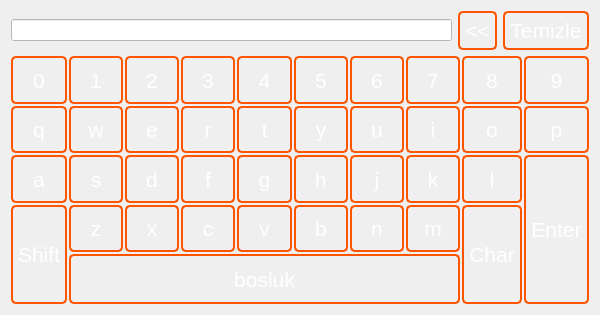
<?xml version="1.0" encoding="UTF-8"?>
<ui version="4.0">
 <class>Keyboard</class>
 <widget class="QWidget" name="Keyboard">
  <property name="windowModality">
   <enum>Qt::NonModal</enum>
  </property>
  <property name="geometry">
   <rect>
    <x>0</x>
    <y>0</y>
    <width>600</width>
    <height>315</height>
   </rect>
  </property>
  <property name="sizePolicy">
   <sizepolicy hsizetype="Preferred" vsizetype="Preferred">
    <horstretch>0</horstretch>
    <verstretch>0</verstretch>
   </sizepolicy>
  </property>
  <property name="windowTitle">
   <string notr="true">Keyboard</string>
  </property>
  <property name="styleSheet">
   <string notr="true">
QPushButton {
color: rgb(255, 255, 255);
font-family: &quot;Gill Sans MT&quot;;
font-size: 21px;
border: 2px solid rgb(255, 85, 0);
/*border: 2px solid rgb(0, 115, 255);*/
border-radius: 5px;
padding: 5px;
background: qradialgradient(cx: 0.3, cy: -0.6,
fx: 0.3, fy: -0.4,
radius: 1.35, stop: 0 rgb(0, 0, 0), stop: 1 rgb(30, 30, 30));
min-width: 10px;
}
QPushButton:hover {
background: qradialgradient(cx: 0.3, cy: -0.4,
fx: 0.3, fy: -0.4,
radius: 1.35, stop: 0 rgb(80, 80, 80), stop: 1 rgb(50, 50, 50));
}
QPushButton:pressed {
background: qradialgradient(cx: 0.4, cy: -0.1,
fx: 0.4, fy: -0.1,
radius: 1.35, stop: 0 #65BAAB, stop: 1 #ddd);
}
QPushButton:disabled {
color: #888;
border: 2px solid rgb(189, 189, 189);
background: qradialgradient(cx: 0.4, cy: -0.1,
fx: 0.4, fy: -0.1,
radius: 1.35, stop: 0 rgb(104, 104, 104), stop: 1 rgb(104, 104,104));
}</string>
  </property>
  <layout class="QVBoxLayout" name="verticalLayout">
   <item>
    <layout class="QHBoxLayout" name="horizontalLayout">
     <item>
      <widget class="QLineEdit" name="lineEdit">
       <property name="styleSheet">
        <string notr="true">color: rgb(0, 0, 0);
background-color: rgb(255, 255, 255);</string>
       </property>
      </widget>
     </item>
     <item>
      <widget class="QPushButton" name="backButton">
       <property name="text">
        <string>&lt;&lt;</string>
       </property>
      </widget>
     </item>
     <item>
      <widget class="QPushButton" name="clear">
       <property name="text">
        <string>Temizle</string>
       </property>
      </widget>
     </item>
    </layout>
   </item>
   <item>
    <layout class="QGridLayout" name="gridLayout">
     <property name="spacing">
      <number>2</number>
     </property>
     <item row="1" column="0">
      <widget class="QPushButton" name="Buttonq">
       <property name="sizePolicy">
        <sizepolicy hsizetype="Expanding" vsizetype="Expanding">
         <horstretch>0</horstretch>
         <verstretch>0</verstretch>
        </sizepolicy>
       </property>
       <property name="minimumSize">
        <size>
         <width>24</width>
         <height>0</height>
        </size>
       </property>
       <property name="text">
        <string>q</string>
       </property>
      </widget>
     </item>
     <item row="1" column="1">
      <widget class="QPushButton" name="Buttonw">
       <property name="sizePolicy">
        <sizepolicy hsizetype="Expanding" vsizetype="Expanding">
         <horstretch>0</horstretch>
         <verstretch>0</verstretch>
        </sizepolicy>
       </property>
       <property name="minimumSize">
        <size>
         <width>24</width>
         <height>0</height>
        </size>
       </property>
       <property name="text">
        <string>w</string>
       </property>
      </widget>
     </item>
     <item row="1" column="2">
      <widget class="QPushButton" name="Buttone">
       <property name="sizePolicy">
        <sizepolicy hsizetype="Expanding" vsizetype="Expanding">
         <horstretch>0</horstretch>
         <verstretch>0</verstretch>
        </sizepolicy>
       </property>
       <property name="minimumSize">
        <size>
         <width>24</width>
         <height>0</height>
        </size>
       </property>
       <property name="text">
        <string>e</string>
       </property>
      </widget>
     </item>
     <item row="1" column="3">
      <widget class="QPushButton" name="Buttonr">
       <property name="sizePolicy">
        <sizepolicy hsizetype="Expanding" vsizetype="Expanding">
         <horstretch>0</horstretch>
         <verstretch>0</verstretch>
        </sizepolicy>
       </property>
       <property name="minimumSize">
        <size>
         <width>24</width>
         <height>0</height>
        </size>
       </property>
       <property name="text">
        <string>r</string>
       </property>
      </widget>
     </item>
     <item row="1" column="4">
      <widget class="QPushButton" name="Buttont">
       <property name="sizePolicy">
        <sizepolicy hsizetype="Expanding" vsizetype="Expanding">
         <horstretch>0</horstretch>
         <verstretch>0</verstretch>
        </sizepolicy>
       </property>
       <property name="minimumSize">
        <size>
         <width>24</width>
         <height>0</height>
        </size>
       </property>
       <property name="text">
        <string>t</string>
       </property>
      </widget>
     </item>
     <item row="1" column="5">
      <widget class="QPushButton" name="Buttony">
       <property name="sizePolicy">
        <sizepolicy hsizetype="Expanding" vsizetype="Expanding">
         <horstretch>0</horstretch>
         <verstretch>0</verstretch>
        </sizepolicy>
       </property>
       <property name="minimumSize">
        <size>
         <width>24</width>
         <height>0</height>
        </size>
       </property>
       <property name="text">
        <string>y</string>
       </property>
      </widget>
     </item>
     <item row="1" column="6">
      <widget class="QPushButton" name="Buttonu">
       <property name="sizePolicy">
        <sizepolicy hsizetype="Expanding" vsizetype="Expanding">
         <horstretch>0</horstretch>
         <verstretch>0</verstretch>
        </sizepolicy>
       </property>
       <property name="minimumSize">
        <size>
         <width>24</width>
         <height>0</height>
        </size>
       </property>
       <property name="text">
        <string>u</string>
       </property>
      </widget>
     </item>
     <item row="1" column="7">
      <widget class="QPushButton" name="Buttoni">
       <property name="sizePolicy">
        <sizepolicy hsizetype="Expanding" vsizetype="Expanding">
         <horstretch>0</horstretch>
         <verstretch>0</verstretch>
        </sizepolicy>
       </property>
       <property name="minimumSize">
        <size>
         <width>24</width>
         <height>0</height>
        </size>
       </property>
       <property name="text">
        <string>i</string>
       </property>
      </widget>
     </item>
     <item row="1" column="8">
      <widget class="QPushButton" name="Buttono">
       <property name="sizePolicy">
        <sizepolicy hsizetype="Expanding" vsizetype="Expanding">
         <horstretch>0</horstretch>
         <verstretch>0</verstretch>
        </sizepolicy>
       </property>
       <property name="minimumSize">
        <size>
         <width>24</width>
         <height>0</height>
        </size>
       </property>
       <property name="text">
        <string>o</string>
       </property>
      </widget>
     </item>
     <item row="3" column="1">
      <widget class="QPushButton" name="Buttons">
       <property name="sizePolicy">
        <sizepolicy hsizetype="Expanding" vsizetype="Expanding">
         <horstretch>0</horstretch>
         <verstretch>0</verstretch>
        </sizepolicy>
       </property>
       <property name="minimumSize">
        <size>
         <width>24</width>
         <height>0</height>
        </size>
       </property>
       <property name="text">
        <string>s</string>
       </property>
      </widget>
     </item>
     <item row="3" column="2">
      <widget class="QPushButton" name="Buttond">
       <property name="sizePolicy">
        <sizepolicy hsizetype="Expanding" vsizetype="Expanding">
         <horstretch>0</horstretch>
         <verstretch>0</verstretch>
        </sizepolicy>
       </property>
       <property name="minimumSize">
        <size>
         <width>24</width>
         <height>0</height>
        </size>
       </property>
       <property name="text">
        <string>d</string>
       </property>
      </widget>
     </item>
     <item row="3" column="3">
      <widget class="QPushButton" name="Buttonf">
       <property name="sizePolicy">
        <sizepolicy hsizetype="Expanding" vsizetype="Expanding">
         <horstretch>0</horstretch>
         <verstretch>0</verstretch>
        </sizepolicy>
       </property>
       <property name="minimumSize">
        <size>
         <width>24</width>
         <height>0</height>
        </size>
       </property>
       <property name="text">
        <string>f</string>
       </property>
      </widget>
     </item>
     <item row="3" column="4">
      <widget class="QPushButton" name="Buttong">
       <property name="sizePolicy">
        <sizepolicy hsizetype="Expanding" vsizetype="Expanding">
         <horstretch>0</horstretch>
         <verstretch>0</verstretch>
        </sizepolicy>
       </property>
       <property name="minimumSize">
        <size>
         <width>24</width>
         <height>0</height>
        </size>
       </property>
       <property name="text">
        <string>g</string>
       </property>
      </widget>
     </item>
     <item row="3" column="5">
      <widget class="QPushButton" name="Buttonh">
       <property name="sizePolicy">
        <sizepolicy hsizetype="Expanding" vsizetype="Expanding">
         <horstretch>0</horstretch>
         <verstretch>0</verstretch>
        </sizepolicy>
       </property>
       <property name="minimumSize">
        <size>
         <width>24</width>
         <height>0</height>
        </size>
       </property>
       <property name="text">
        <string>h</string>
       </property>
      </widget>
     </item>
     <item row="3" column="6">
      <widget class="QPushButton" name="Buttonj">
       <property name="sizePolicy">
        <sizepolicy hsizetype="Expanding" vsizetype="Expanding">
         <horstretch>0</horstretch>
         <verstretch>0</verstretch>
        </sizepolicy>
       </property>
       <property name="minimumSize">
        <size>
         <width>24</width>
         <height>0</height>
        </size>
       </property>
       <property name="text">
        <string>j</string>
       </property>
      </widget>
     </item>
     <item row="3" column="8">
      <widget class="QPushButton" name="Buttonl">
       <property name="sizePolicy">
        <sizepolicy hsizetype="Expanding" vsizetype="Expanding">
         <horstretch>0</horstretch>
         <verstretch>0</verstretch>
        </sizepolicy>
       </property>
       <property name="minimumSize">
        <size>
         <width>24</width>
         <height>0</height>
        </size>
       </property>
       <property name="text">
        <string>l</string>
       </property>
      </widget>
     </item>
     <item row="4" column="1">
      <widget class="QPushButton" name="Buttonz">
       <property name="sizePolicy">
        <sizepolicy hsizetype="Expanding" vsizetype="Expanding">
         <horstretch>0</horstretch>
         <verstretch>0</verstretch>
        </sizepolicy>
       </property>
       <property name="minimumSize">
        <size>
         <width>24</width>
         <height>0</height>
        </size>
       </property>
       <property name="text">
        <string>z</string>
       </property>
      </widget>
     </item>
     <item row="4" column="2">
      <widget class="QPushButton" name="Buttonx">
       <property name="sizePolicy">
        <sizepolicy hsizetype="Expanding" vsizetype="Expanding">
         <horstretch>0</horstretch>
         <verstretch>0</verstretch>
        </sizepolicy>
       </property>
       <property name="minimumSize">
        <size>
         <width>24</width>
         <height>0</height>
        </size>
       </property>
       <property name="text">
        <string>x</string>
       </property>
      </widget>
     </item>
     <item row="4" column="4">
      <widget class="QPushButton" name="Buttonv">
       <property name="sizePolicy">
        <sizepolicy hsizetype="Expanding" vsizetype="Expanding">
         <horstretch>0</horstretch>
         <verstretch>0</verstretch>
        </sizepolicy>
       </property>
       <property name="minimumSize">
        <size>
         <width>24</width>
         <height>0</height>
        </size>
       </property>
       <property name="text">
        <string>v</string>
       </property>
      </widget>
     </item>
     <item row="4" column="5">
      <widget class="QPushButton" name="Buttonb">
       <property name="sizePolicy">
        <sizepolicy hsizetype="Expanding" vsizetype="Expanding">
         <horstretch>0</horstretch>
         <verstretch>0</verstretch>
        </sizepolicy>
       </property>
       <property name="minimumSize">
        <size>
         <width>24</width>
         <height>0</height>
        </size>
       </property>
       <property name="text">
        <string>b</string>
       </property>
      </widget>
     </item>
     <item row="4" column="6">
      <widget class="QPushButton" name="Buttonn">
       <property name="sizePolicy">
        <sizepolicy hsizetype="Expanding" vsizetype="Expanding">
         <horstretch>0</horstretch>
         <verstretch>0</verstretch>
        </sizepolicy>
       </property>
       <property name="minimumSize">
        <size>
         <width>24</width>
         <height>0</height>
        </size>
       </property>
       <property name="text">
        <string>n</string>
       </property>
      </widget>
     </item>
     <item row="4" column="7">
      <widget class="QPushButton" name="Buttonm">
       <property name="sizePolicy">
        <sizepolicy hsizetype="Expanding" vsizetype="Expanding">
         <horstretch>0</horstretch>
         <verstretch>0</verstretch>
        </sizepolicy>
       </property>
       <property name="minimumSize">
        <size>
         <width>24</width>
         <height>0</height>
        </size>
       </property>
       <property name="text">
        <string>m</string>
       </property>
      </widget>
     </item>
     <item row="4" column="8" rowspan="2">
      <widget class="QPushButton" name="char_2">
       <property name="sizePolicy">
        <sizepolicy hsizetype="Expanding" vsizetype="Expanding">
         <horstretch>0</horstretch>
         <verstretch>0</verstretch>
        </sizepolicy>
       </property>
       <property name="minimumSize">
        <size>
         <width>24</width>
         <height>0</height>
        </size>
       </property>
       <property name="text">
        <string>Char</string>
       </property>
       <property name="checkable">
        <bool>true</bool>
       </property>
       <property name="checked">
        <bool>false</bool>
       </property>
      </widget>
     </item>
     <item row="5" column="1" colspan="7">
      <widget class="QPushButton" name="space">
       <property name="minimumSize">
        <size>
         <width>24</width>
         <height>50</height>
        </size>
       </property>
       <property name="text">
        <string>bosluk</string>
       </property>
      </widget>
     </item>
     <item row="0" column="0">
      <widget class="QPushButton" name="Button0">
       <property name="sizePolicy">
        <sizepolicy hsizetype="Expanding" vsizetype="Expanding">
         <horstretch>0</horstretch>
         <verstretch>0</verstretch>
        </sizepolicy>
       </property>
       <property name="minimumSize">
        <size>
         <width>24</width>
         <height>0</height>
        </size>
       </property>
       <property name="text">
        <string>0</string>
       </property>
      </widget>
     </item>
     <item row="0" column="1">
      <widget class="QPushButton" name="Button1">
       <property name="sizePolicy">
        <sizepolicy hsizetype="Expanding" vsizetype="Expanding">
         <horstretch>0</horstretch>
         <verstretch>0</verstretch>
        </sizepolicy>
       </property>
       <property name="minimumSize">
        <size>
         <width>24</width>
         <height>0</height>
        </size>
       </property>
       <property name="text">
        <string>1</string>
       </property>
      </widget>
     </item>
     <item row="0" column="2">
      <widget class="QPushButton" name="Button2">
       <property name="sizePolicy">
        <sizepolicy hsizetype="Expanding" vsizetype="Expanding">
         <horstretch>0</horstretch>
         <verstretch>0</verstretch>
        </sizepolicy>
       </property>
       <property name="minimumSize">
        <size>
         <width>24</width>
         <height>0</height>
        </size>
       </property>
       <property name="text">
        <string>2</string>
       </property>
      </widget>
     </item>
     <item row="0" column="3">
      <widget class="QPushButton" name="Button3">
       <property name="sizePolicy">
        <sizepolicy hsizetype="Expanding" vsizetype="Expanding">
         <horstretch>0</horstretch>
         <verstretch>0</verstretch>
        </sizepolicy>
       </property>
       <property name="minimumSize">
        <size>
         <width>24</width>
         <height>0</height>
        </size>
       </property>
       <property name="text">
        <string>3</string>
       </property>
      </widget>
     </item>
     <item row="0" column="4">
      <widget class="QPushButton" name="Button4">
       <property name="sizePolicy">
        <sizepolicy hsizetype="Expanding" vsizetype="Expanding">
         <horstretch>0</horstretch>
         <verstretch>0</verstretch>
        </sizepolicy>
       </property>
       <property name="minimumSize">
        <size>
         <width>24</width>
         <height>0</height>
        </size>
       </property>
       <property name="text">
        <string>4</string>
       </property>
      </widget>
     </item>
     <item row="0" column="5">
      <widget class="QPushButton" name="Button5">
       <property name="sizePolicy">
        <sizepolicy hsizetype="Expanding" vsizetype="Expanding">
         <horstretch>0</horstretch>
         <verstretch>0</verstretch>
        </sizepolicy>
       </property>
       <property name="minimumSize">
        <size>
         <width>24</width>
         <height>0</height>
        </size>
       </property>
       <property name="text">
        <string>5</string>
       </property>
      </widget>
     </item>
     <item row="0" column="6">
      <widget class="QPushButton" name="Button6">
       <property name="sizePolicy">
        <sizepolicy hsizetype="Expanding" vsizetype="Expanding">
         <horstretch>0</horstretch>
         <verstretch>0</verstretch>
        </sizepolicy>
       </property>
       <property name="minimumSize">
        <size>
         <width>24</width>
         <height>0</height>
        </size>
       </property>
       <property name="text">
        <string>6</string>
       </property>
      </widget>
     </item>
     <item row="0" column="7">
      <widget class="QPushButton" name="Button7">
       <property name="sizePolicy">
        <sizepolicy hsizetype="Expanding" vsizetype="Expanding">
         <horstretch>0</horstretch>
         <verstretch>0</verstretch>
        </sizepolicy>
       </property>
       <property name="minimumSize">
        <size>
         <width>24</width>
         <height>0</height>
        </size>
       </property>
       <property name="text">
        <string>7</string>
       </property>
      </widget>
     </item>
     <item row="0" column="8">
      <widget class="QPushButton" name="Button8">
       <property name="sizePolicy">
        <sizepolicy hsizetype="Expanding" vsizetype="Expanding">
         <horstretch>0</horstretch>
         <verstretch>0</verstretch>
        </sizepolicy>
       </property>
       <property name="minimumSize">
        <size>
         <width>24</width>
         <height>0</height>
        </size>
       </property>
       <property name="text">
        <string>8</string>
       </property>
      </widget>
     </item>
     <item row="0" column="9">
      <widget class="QPushButton" name="Button9">
       <property name="sizePolicy">
        <sizepolicy hsizetype="Expanding" vsizetype="Expanding">
         <horstretch>0</horstretch>
         <verstretch>0</verstretch>
        </sizepolicy>
       </property>
       <property name="minimumSize">
        <size>
         <width>24</width>
         <height>0</height>
        </size>
       </property>
       <property name="text">
        <string>9</string>
       </property>
      </widget>
     </item>
     <item row="1" column="9">
      <widget class="QPushButton" name="Buttonp">
       <property name="sizePolicy">
        <sizepolicy hsizetype="Expanding" vsizetype="Expanding">
         <horstretch>0</horstretch>
         <verstretch>0</verstretch>
        </sizepolicy>
       </property>
       <property name="minimumSize">
        <size>
         <width>24</width>
         <height>0</height>
        </size>
       </property>
       <property name="text">
        <string>p</string>
       </property>
      </widget>
     </item>
     <item row="3" column="9" rowspan="3">
      <widget class="QPushButton" name="enterButton">
       <property name="sizePolicy">
        <sizepolicy hsizetype="Expanding" vsizetype="Expanding">
         <horstretch>0</horstretch>
         <verstretch>0</verstretch>
        </sizepolicy>
       </property>
       <property name="minimumSize">
        <size>
         <width>24</width>
         <height>0</height>
        </size>
       </property>
       <property name="text">
        <string>Enter</string>
       </property>
      </widget>
     </item>
     <item row="3" column="0">
      <widget class="QPushButton" name="Buttona">
       <property name="sizePolicy">
        <sizepolicy hsizetype="Expanding" vsizetype="Expanding">
         <horstretch>0</horstretch>
         <verstretch>0</verstretch>
        </sizepolicy>
       </property>
       <property name="minimumSize">
        <size>
         <width>24</width>
         <height>0</height>
        </size>
       </property>
       <property name="text">
        <string>a</string>
       </property>
      </widget>
     </item>
     <item row="4" column="0" rowspan="2">
      <widget class="QPushButton" name="shift">
       <property name="sizePolicy">
        <sizepolicy hsizetype="Expanding" vsizetype="Expanding">
         <horstretch>0</horstretch>
         <verstretch>0</verstretch>
        </sizepolicy>
       </property>
       <property name="minimumSize">
        <size>
         <width>24</width>
         <height>0</height>
        </size>
       </property>
       <property name="styleSheet">
        <string notr="true"/>
       </property>
       <property name="text">
        <string>Shift</string>
       </property>
       <property name="checkable">
        <bool>false</bool>
       </property>
      </widget>
     </item>
     <item row="4" column="3">
      <widget class="QPushButton" name="Buttonc">
       <property name="sizePolicy">
        <sizepolicy hsizetype="Expanding" vsizetype="Expanding">
         <horstretch>0</horstretch>
         <verstretch>0</verstretch>
        </sizepolicy>
       </property>
       <property name="minimumSize">
        <size>
         <width>24</width>
         <height>0</height>
        </size>
       </property>
       <property name="text">
        <string>c</string>
       </property>
      </widget>
     </item>
     <item row="3" column="7">
      <widget class="QPushButton" name="Buttonk">
       <property name="sizePolicy">
        <sizepolicy hsizetype="Expanding" vsizetype="Expanding">
         <horstretch>0</horstretch>
         <verstretch>0</verstretch>
        </sizepolicy>
       </property>
       <property name="minimumSize">
        <size>
         <width>24</width>
         <height>0</height>
        </size>
       </property>
       <property name="text">
        <string>k</string>
       </property>
      </widget>
     </item>
    </layout>
   </item>
  </layout>
 </widget>
 <resources/>
 <connections/>
</ui>
